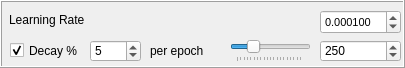
          <widget class="QFrame" name="frame_8">
           <property name="geometry">
            <rect>
             <x>5</x>
             <y>150</y>
             <width>405</width>
             <height>68</height>
            </rect>
           </property>
           <property name="frameShape">
            <enum>QFrame::Box</enum>
           </property>
           <property name="frameShadow">
            <enum>QFrame::Raised</enum>
           </property>
           <widget class="QSpinBox" name="spinBox_13">
            <property name="geometry">
             <rect>
              <x>320</x>
              <y>40</y>
              <width>81</width>
              <height>22</height>
             </rect>
            </property>
            <property name="toolTip">
             <string>Sets epoch frequency for model learning rate decay</string>
            </property>
            <property name="statusTip">
             <string>Sets epoch frequency for model learning rate decay</string>
            </property>
            <property name="minimum">
             <number>5</number>
            </property>
            <property name="maximum">
             <number>1000</number>
            </property>
            <property name="value">
             <number>250</number>
            </property>
           </widget>
           <widget class="QLabel" name="label_25">
            <property name="geometry">
             <rect>
              <x>150</x>
              <y>40</y>
              <width>71</width>
              <height>21</height>
             </rect>
            </property>
            <property name="font">
             <font>
              <pointsize>9</pointsize>
             </font>
            </property>
            <property name="text">
             <string>per epoch</string>
            </property>
           </widget>
           <widget class="QSpinBox" name="lr_decay_perc">
            <property name="geometry">
             <rect>
              <x>90</x>
              <y>40</y>
              <width>51</width>
              <height>22</height>
             </rect>
            </property>
            <property name="toolTip">
             <string>Sets epoch frequency for model learning rate decay</string>
            </property>
            <property name="statusTip">
             <string>Sets epoch frequency for model learning rate decay</string>
            </property>
            <property name="value">
             <number>5</number>
            </property>
           </widget>
           <widget class="QDoubleSpinBox" name="learning_rate_slider">
            <property name="geometry">
             <rect>
              <x>320</x>
              <y>10</y>
              <width>81</width>
              <height>24</height>
             </rect>
            </property>
            <property name="font">
             <font>
              <pointsize>8</pointsize>
             </font>
            </property>
            <property name="toolTip">
             <string>Sets value for model learning rate decay</string>
            </property>
            <property name="decimals">
             <number>6</number>
            </property>
            <property name="minimum">
             <double>0.000001000000000</double>
            </property>
            <property name="maximum">
             <double>0.100000000000000</double>
            </property>
            <property name="singleStep">
             <double>0.000010000000000</double>
            </property>
            <property name="value">
             <double>0.000100000000000</double>
            </property>
           </widget>
           <widget class="QLabel" name="label_14">
            <property name="geometry">
             <rect>
              <x>9</x>
              <y>10</y>
              <width>301</width>
              <height>20</height>
             </rect>
            </property>
            <property name="font">
             <font>
              <pointsize>9</pointsize>
             </font>
            </property>
            <property name="text">
             <string>Learning Rate</string>
            </property>
           </widget>
           <widget class="QSlider" name="lr_decay_freq">
            <property name="geometry">
             <rect>
              <x>230</x>
              <y>40</y>
              <width>81</width>
              <height>22</height>
             </rect>
            </property>
            <property name="toolTip">
             <string>Sets epoch frequency for model learning rate decay</string>
            </property>
            <property name="statusTip">
             <string>Sets epoch frequency for model learning rate decay</string>
            </property>
            <property name="minimum">
             <number>5</number>
            </property>
            <property name="maximum">
             <number>1000</number>
            </property>
            <property name="value">
             <number>250</number>
            </property>
            <property name="orientation">
             <enum>Qt::Horizontal</enum>
            </property>
            <property name="tickPosition">
             <enum>QSlider::TicksBelow</enum>
            </property>
            <property name="tickInterval">
             <number>50</number>
            </property>
           </widget>
           <widget class="QCheckBox" name="use_lr_decay_flag">
            <property name="enabled">
             <bool>true</bool>
            </property>
            <property name="geometry">
             <rect>
              <x>10</x>
              <y>40</y>
              <width>81</width>
              <height>21</height>
             </rect>
            </property>
            <property name="text">
             <string>Decay %</string>
            </property>
            <property name="checked">
             <bool>true</bool>
            </property>
           </widget>
          </widget>
